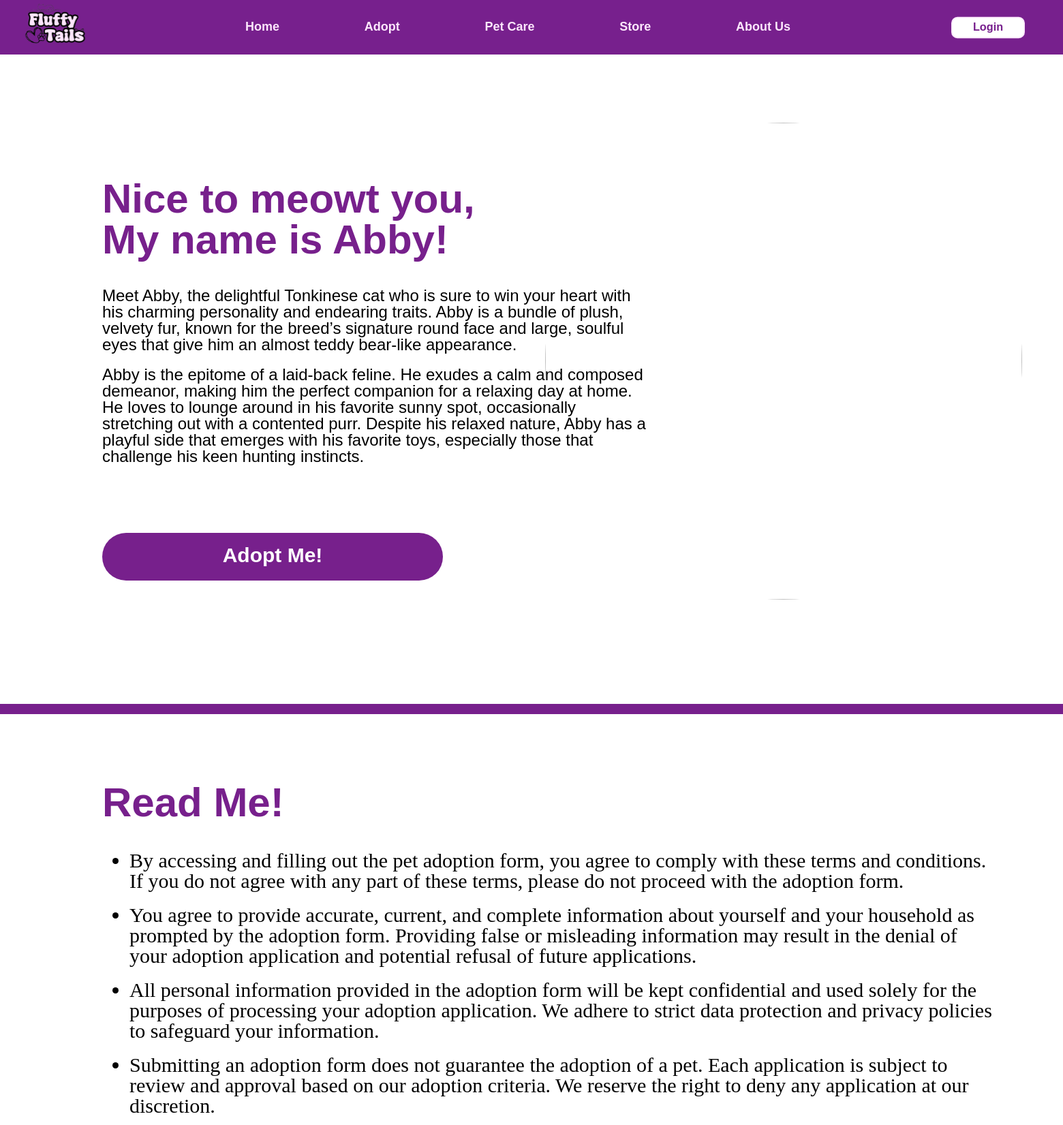
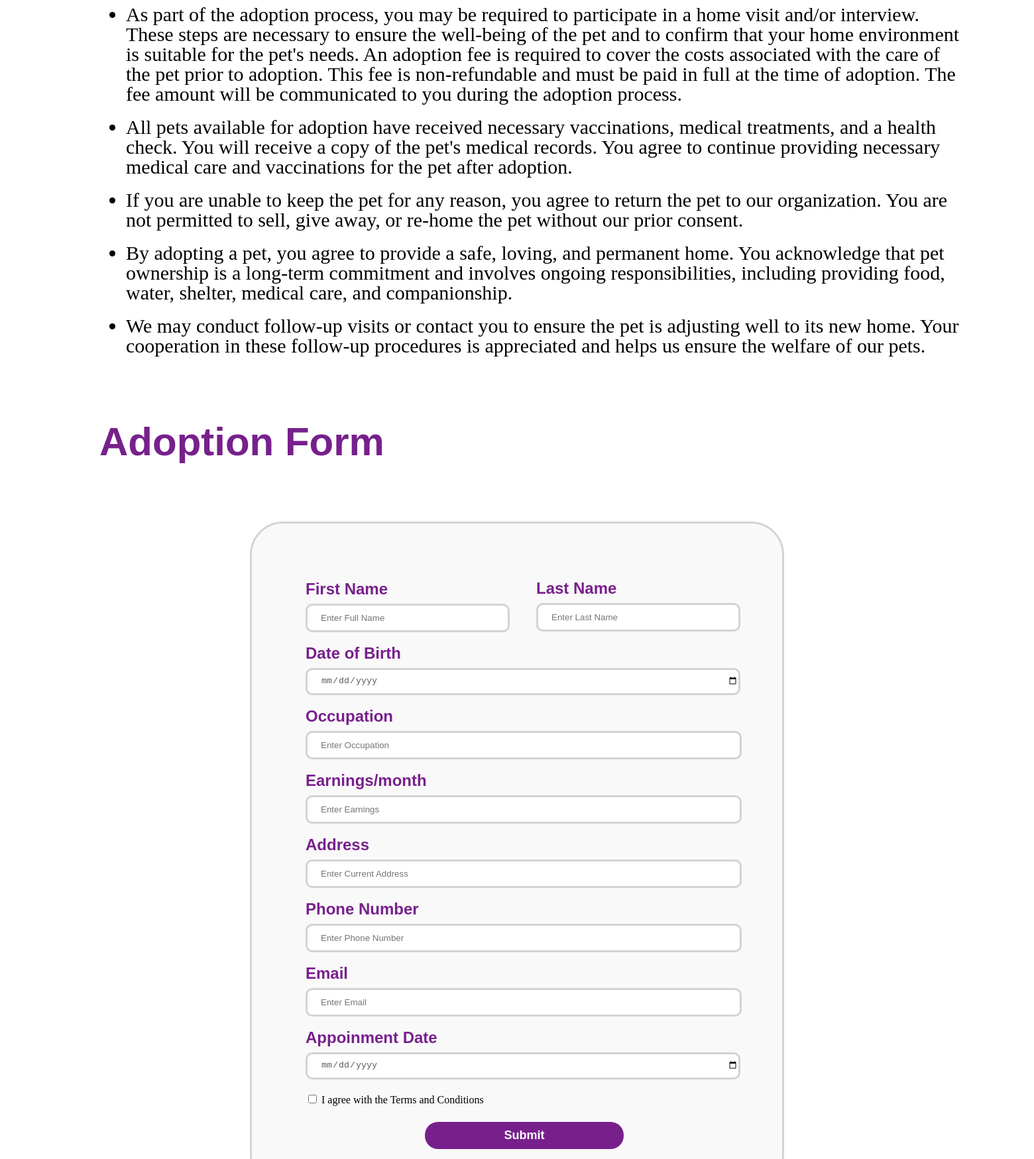
/php/adoption-form-page.php?id=PI0012 (upper part), run on the app's committed database (2 pictures, top to bottom).
### tables this page shows
CREATE TABLE `pet` (
  `pet_id` char(6) NOT NULL,
  `pet_name` varchar(100) NOT NULL,
  `pet_age` int(11) NOT NULL,
  `pet_category_id` char(6) NOT NULL,
  `pet_gender` varchar(100) DEFAULT NULL,
  `pet_image` varchar(255) DEFAULT NULL
);

CREATE TABLE `breed` (
  `breed_id` char(6) NOT NULL,
  `breed_name` varchar(100) DEFAULT NULL
);

CREATE TABLE `pet_category` (
  `pet_category_id` char(6) NOT NULL,
  `pet_category` varchar(100) DEFAULT NULL,
  `breed_id` char(6) DEFAULT NULL
);

### php/fuction.php (called while the page is built, shortened)
<?php
    $servername = "localhost";
    $username = "root";
    $password = "";
    $dbname = "fluffy_tails";
    $conn = mysqli_connect($servername, $username, $password, $dbname);
    function query($query){
        global $conn;
        $result = mysqli_query($conn, $query);
        $rows = [];
        while($row = mysqli_fetch_assoc($result)){
            $rows[] = $row;
        }
        return $rows;
    }
?>

### php/adoption-form-page.php (the view, shortened to what this page needs)
<?php
  require '../php/fuction.php';
  $id = $_GET["id"];
  $query = "SELECT p.pet_name AS name, b.breed_name AS breed, pc.pet_category AS category, p.pet_age AS age, p.pet_image AS image FROM pet p
  JOIN pet_category pc ON p.pet_category_id = pc.pet_category_id
  JOIN breed b ON pc.breed_id = b.breed_id
  WHERE p.pet_id = '$id'";
  $pet = query($query)[0];
?>
<!DOCTYPE html>
<html lang="en">
<head>
  <link rel="stylesheet" href="../css/css-reset.css">
  <link rel="stylesheet" href="../css/header.css">
  <link rel="stylesheet" href="../css/general.css">
  <link rel="stylesheet" href="../css/adoption-form-page.css">
  <link rel="stylesheet" href="../css/footer.css">
</head>
<body>
  <div class="header">
    <div class="left-section">
      <img class="logo" src="../img/logo.svg">
    </div>
    <div class="mid-section">
      <a href="./index.php" class="header-text">Home</a>
      <a href="./adopt-page.php" class="header-text">Adopt</a>
      <a href="./care-page.php" class="header-text">Pet Care</a>
      <a href="./store-page.php" class="header-text">Store</a>
      <a href="./about-us-page.php" class="header-text">About Us</a>
    </div>
    <div class="right-section">
      <button class="login-button"id="login-button">Login</button>
    </div>
  </div>
  <div class="adoption-top">
    <div class="adoption-first-section">
      <div class="adopt-info">
        <p class="title-text">Nice to meowt you, My name is <?php echo($pet["name"]);?>!</p>
        <p class="detail-text">Meet <?php echo($pet["name"]);?>, the delightful <?php echo($pet["breed"]);?> <?php echo(strtolower($pet["category"]));?> who is sure to win your heart with his charming personality and endearing traits. <?php echo($pet["name"]);?> is a bundle of plush, velvety fur, known for the breed’s signature round face and large, soulful eyes that give him an almost teddy bear-like appearance.</p>
        <p class="detail-text"><?php echo($pet["name"]);?> is the epitome of a laid-back feline. He exudes a calm and composed demeanor, making him the perfect companion for a relaxing day at home. He loves to lounge around in his favorite sunny spot, occasionally stretching out with a contented purr. Despite his relaxed nature, <?php echo($pet["name"]);?> has a playful side that emerges with his favorite toys, especially those that challenge his keen hunting instincts.</p>
        <div class="adopt-me-button">
          <a href="#readme">Adopt Me!</a>
        </div>
      </div>
    </div>
    <div class="adopt-pet-img">
      <img class="adopt-img" src="../pet-image-data/<?php echo($pet["image"]); ?>.jpg">
    </div>
  </div>
  <div class="line">
  </div>
  <div id="readme">
    <p class="readme-title">Read Me!</p>
    <ul class="readme-detail">
      <li class="readme-list">
        By accessing and filling out the pet adoption form, you agree to comply with these terms and conditions. If you do not agree with any part of these terms, please do not proceed with the adoption form.
      </li>
      <li>
        You agree to provide accurate, current, and complete information about yourself and your household as prompted by the adoption form. Providing false or misleading information may result in the denial of your adoption application and potential refusal of future applications.
      </li>
      <li>
        All personal information provided in the adoption form will be kept confidential and used solely for the purposes of processing your adoption application. We adhere to strict data protection and privacy policies to safeguard your information.
      </li>
      <li>
        Submitting an adoption form does not guarantee the adoption of a pet. Each application is subject to review and approval based on our adoption criteria. We reserve the right to deny any application at our discretion.
      </li>
      <li>
        As part of the adoption process, you may be required to participate in a home visit and/or interview. These steps are necessary to ensure the well-being of the pet and to confirm that your home environment is suitable for the pet's needs. An adoption fee is required to cover the costs associated with the care of the pet prior to adoption. This fee is non-refundable and must be paid in full at the time of adoption. The fee amount will be communicated to you during the adoption process.
      </li>
      <li>
        All pets available for adoption have received necessary vaccinations, medical treatments, and a health check. You will receive a copy of the pet's medical records. You agree to continue providing necessary medical care and vaccinations for the pet after adoption.
      </li>
      <li>
        If you are unable to keep the pet for any reason, you agree to return the pet to our organization. You are not permitted to sell, give away, or re-home the pet without our prior consent.
      </li>
      <li>
        By adopting a pet, you agree to provide a safe, loving, and permanent home. You acknowledge that pet ownership is a long-term commitment and involves ongoing responsibilities, including providing food, water, shelter, medical care, and companionship.
      </li>
      <li>
        We may conduct follow-up visits or contact you to ensure the pet is adjusting well to its new home. Your cooperation in these follow-up procedures is appreciated and helps us ensure the welfare of our pets.
      </li>
    </ul>
  </div>
  <div id="form-adoption">
    <div><p class="title-text">Adoption Form</p></div>
    <div class="form-adoption">
    <form action="" method="post">
      <div class="form-name">
        <div class="insert-name">
          <div class="first-name">
            <p>First Name</p>
            <input class="namefield" type="text" placeholder="Enter Full Name" name="fname">
          </div>
          <div class="last-name">
            <p>Last Name</p>
            <input class="namefield" type="text" placeholder="Enter Last Name" name="lname">
          </div>
      </div>
      </div>
      <div class="form-data">
        <div class="input-form">
          <p>Date of Birth</p>
          <input class="textfield" type="date" placeholder="Enter Date of Birth" name="dob">
        </div>
        <div class="input-form">
          <p>Occupation</p>
          <input class="textfield" type="text" placeholder="Enter Occupation" name="occupation">
        </div>
        <div class="input-form">
          <p>Earnings/month</p>
          <input class="textfield" type="text" placeholder="Enter Earnings" name="earnings">
        </div>
        <div class="input-form">
          <p>Address</p>
          <input class="textfield" type="text" placeholder="Enter Current Address" name="address">
        </div>
        <div class="input-form">
          <p>Phone Number</p>
          <input class="textfield" type="text" placeholder="Enter Phone Number" name="phoneNumber">
        </div>
        <div class="input-form">
          <p>Email</p>
          <input class="textfield" type="email" placeholder="Enter Email" name="email">
        </div>
        <div class="input-form">
          <p>Appoinment Date</p>
        <input class="textfield" type="date" placeholder="Enter Appointment Date" name="appoinment">
        </div>
        <div>
          <input class="checkbox" type="checkbox" name="agreement">
          I agree with the Terms and Conditions
        </div>
        <div>
          <button type="submit" class="submit-button" name="submit">Submit</button>
        </div>
      </div>
    </form>
    </div>
  </div>
</body>
</html>

### css/header.css (style rules this page uses)
.header { display: flex; flex-direction: row; justify-content: space-between; align-items: center; background-color: #77208D; border: none; height: 80px; top: 0; left: 0; right: 0; position: sticky; z-index: 100; }
.left-section { display: flex; }
.logo { padding-bottom: 10px; padding-left: 30px; width: 100px; }
.mid-section { display: flex; flex: 1; justify-content: space-between; padding-left: 100px; padding-right: 100px; max-width: 800px; }
.header-text { color: #FDE7FD; font-weight: bold; font-size: 18px; }
.right-section { display: flex; padding-right: 50px; }
.login-button { width: 120px; color: #77208D; background-color: white; font-weight: bold; border-radius: 10px; border-color: #FDE7FD; border-style: solid; font-size: 18px; height: 35px; cursor: pointer; transform: scaleX(0.9) scaleY(0.9); transition: 0.2s ease; padding-bottom: 4px; font-family: Arial, Helvetica, sans-serif; }
.header a { font-family: Arial, Helvetica, sans-serif; text-align: center; text-decoration: none; padding-top: 8px; }
.header a::after { content: ''; display: block; padding-bottom: 8px; border-bottom: 2px solid #FDE7FD; transform: scaleX(0); transition: 0.5s ease; }

### css/general.css (style rules this page uses)
p { font-family: Arial, Helvetica, sans-serif; }
.line { margin-top: 150px; background-color: #77208C; height: 15px; display: flex; flex: 1; }

### css/adoption-form-page.css (style rules this page uses)
html { scroll-behavior: smooth; }
.adoption-top { display: flex; flex-direction: row; align-items: center; padding-top: 100px; }
.adoption-first-section { display: flex; flex-direction: row; justify-content: space-evenly; width: 1200px; }
.adopt-info { display: flex; flex-direction: column; flex: 1; justify-content: space-evenly; width: 800px; }
.title-text { font-size: 60px; font-weight: bold; color: #77208C; padding-top: 50px; padding-bottom: 40px; display: flex; flex: 1; padding-left: 150px; width: 600px; }
.detail-text { font-size: 24px; padding-right: 75px; padding-left: 150px; padding-bottom: 20px; width: 800px; }
.adopt-img { width: 700px; height: 700px; border-radius: 400px; object-fit: cover; margin-right: 100px; }
.adopt-me-button { width: 400px; height: 50px; margin-left: 150px; margin-top: 80px; padding: 10px 50px; background-color: #77208C; border-radius: 80px; border: none; cursor: pointer; }
.adopt-me-button a { display: flex; font-family: Arial, Helvetica, sans-serif; width: 400px; justify-content: center; color: white; text-decoration: none; font-weight: bold; padding: 8px 0; font-size: 30px; }
.readme-title { margin-top: 100px; padding-left: 150px; display: flex; flex: 1; font-size: 60px; font-weight: bold; color: #77208C; }
.readme-detail { margin-top: 40px; margin-left: 150px; margin-right: 100px; font-size: 30px; }
.readme-list { padding-bottom: 30px; }
.form-adoption { display: flex; flex-direction: column; align-items: center; width: 800px; background-color: #F9F9F9; border-radius: 50px; border: solid; border-color: lightgray; height: 1000px; margin-top: 50px; margin-left: auto; margin-right: auto; justify-content: center; }
.form-name { display: flex; }
.form-adoption p { color: #77208C; font-weight: bold; font-size: 24px; }
.insert-name { display: flex; }
.first-name { padding-top: 30px; padding-left: 20px; }
.last-name { padding-top: 29px; padding-left: 40px; }
.namefield { border-radius: 10px; width: 280px; height: 35px; border: solid; border-color: lightgray; padding-left: 20px; color: rgb(93, 93, 93); margin-top: 10px; }
.textfield { border-radius: 10px; width: 630px; height: 35px; border: solid; border-color: lightgray; color: rgb(93, 93, 93); padding-left: 20px; margin-top: 10px; }
.form-data { display: flex; flex-direction: column; padding-top: 20px; padding-left: 20px; }
.input-form { padding-bottom: 20px; }
.checkbox { color: #77208C; font-weight: bold; font-size: 14px; }
.submit-button { color: white; background-color: #77208C; font-weight: bold; font-size: 18px; width: 300px; border: none; border-radius: 20px; margin-top: 25px; padding: 10px 20px; margin-left: 180px; cursor: pointer; }
.readme-detail li { padding-bottom: 20px; }

### data on the page
pet: pet_name "Abby", breed.breed_name "Tonkinese", pet_category.pet_category "cat"
